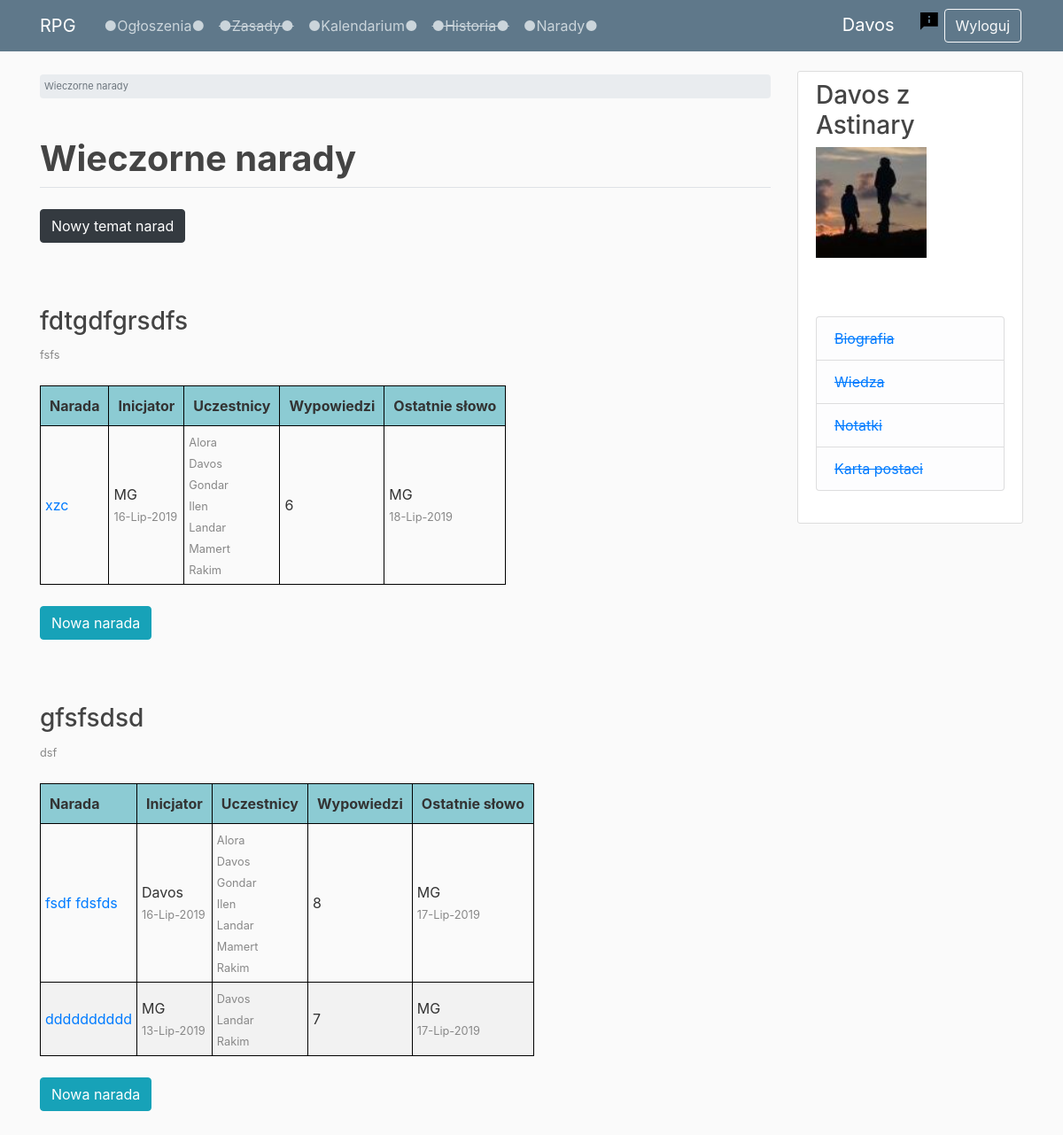
The page /forum/ (signed in) on the database its author committed.
### users/models.py (models this page shows, shortened)
class Profile(models.Model):
    user = models.OneToOneField(User, on_delete=models.CASCADE)
    image = models.ImageField(default='default.jpg', upload_to='profile_pics')
    character_name = models.CharField(max_length=50, default='')
    character_status = models.CharField(max_length=20, choices=STATUS, default='npc')
    class Meta:
        ordering = ['character_status', 'character_name']

### forum/models.py (models this page shows, shortened)
class Board(models.Model):
    title = models.CharField(max_length=50, unique=True)
    slug = models.SlugField(max_length=50, unique=True, blank=True)
    date_created = models.DateTimeField(auto_now_add=True)
    date_updated = models.DateTimeField(auto_now=True)
    description = models.CharField(max_length=100)
    class Meta:
        ordering = ['-date_updated']

class Topic(models.Model):
    topic_name = models.CharField(max_length=100, unique=True)
    slug = models.SlugField(max_length=50, unique=True, blank=True)
    date_created = models.DateTimeField(auto_now_add=True)
    date_updated = models.DateTimeField(auto_now=True)
    board = models.ForeignKey(Board, related_name='topics', on_delete=models.CASCADE)
    starter = models.ForeignKey(User, related_name='topics', on_delete=models.CASCADE)
    allowed_profiles = models.ManyToManyField(to=Profile, related_name='allowed_topics',
                                              limit_choices_to=
                                              Q(character_status='active_player') |
                                              Q(character_status='inactive_player') |
                                              Q(character_status='living_npc')
                                              )
    def get_absolute_url(self):
        return reverse('topic', kwargs={'board_slug': self.board.slug, 'topic_slug': self.slug})    # another way
    class Meta:
        ordering = ['-date_updated']

### forum/views.py (the view)
# urls.py: path('', forum_view, name='forum'),
@login_required
def forum_view(request):
    boards_list = Board.objects.all()
    topics_list = Topic.objects.all()
    topics_with_last_post_date_dict = {topic: topic.posts.all().aggregate(Max('date_posted'))['date_posted__max']
                                       for topic in topics_list}
    topics_with_last_active_user_dict = {}
    for topic in topics_list:
        last_post = topic.posts.filter(date_posted=topics_with_last_post_date_dict[topic])
        topics_with_last_active_user_dict[topic] = last_post[0].author.profile.character_name if last_post else ''
    boards_with_allowed_profiles_dict = {}
    for board in boards_list:
        allowed_profiles = ''
        for topic in board.topics.all():
            for profile in topic.allowed_profiles.all():
                if profile.character_name not in allowed_profiles:
                    allowed_profiles += profile.character_name + ', '
        boards_with_allowed_profiles_dict[board] = allowed_profiles
    context = {
        'page_title': 'Wieczorne narady',
        'boards_list': boards_list,
        'topics_with_last_post_date_dict': topics_with_last_post_date_dict,
        'topics_with_last_active_user_dict': topics_with_last_active_user_dict,
        'boards_with_allowed_profiles_dict': boards_with_allowed_profiles_dict
    }
    return render(request, 'forum/forum.html', context)

### forum/templatetags/custom_filters.py (called while the page is built)
@register.filter
def dict_lookup(dict_, index):
    if index in dict_:
        return dict_[index]
    return ''

@register.filter
def get_first_word(text):
    return text.split(' ', 1)[0]

### forum/templates/forum/forum.html
{% extends 'base.html' %}
{% load custom_filters %}
{% block breadcrumb %}
    <li class="breadcrumb-item active">Wieczorne narady</li>
{% endblock breadcrumb %}
{% block content %}
    <br>
    {% if request.user.profile.character_name == '' %}
        <p><a href="/users/profile">Uzupełnij imię postaci, aby móc uczestniczyć w naradach!</a></p>
    {% else %}
        <div class="mb-4">
            <a href="{% url 'create_board' %}" class="btn btn-dark">Nowy temat narad</a>
        </div><br><br>
        {% for board in boards_list %}
            {% if request.user.profile.character_name in boards_with_allowed_profiles_dict|dict_lookup:board or request.user.profile.character_status == 'gm' %}
                <h3>{{ board.title }}</h3>
                {% if board.description %}
                    <small>{{ board.description }}</small> <br>
                {% endif %}<br>
                <table class="forum">
                    <thead>
                        <tr>
                            <th>Narada</th>
                            <th>Inicjator</th>
                            <th>Uczestnicy</th>
                            <th>Wypowiedzi</th>
                            <th>Ostatnie słowo</th>
                        </tr>
                    </thead>
                    <tbody>
                    {% for topic in board.topics.all %}
                        {% if request.user.profile in topic.allowed_profiles.all or request.user.profile.character_status == 'gm' %}
                            <tr>
                                <td>
                                    <a href="{{ topic.get_absolute_url }}">{{ topic.topic_name }}</a>
                                </td>
                                <td>
                                    {{ topic.starter.profile.character_name|get_first_word  }}<br>
                                    <small>{{ topic.date_created|date:'d-M-Y' }}</small>
                                </td>
                                <td>
                                    {% for profile in topic.allowed_profiles.all %}
                                        {% if profile.character_status != 'gm' %}
                                            <small>{{ profile.character_name|get_first_word }}</small><br>
                                        {% endif %}
                                    {% endfor %}
                                </td>
                                <td>{{ topic.posts.count }}</td>
                                <td>
                                    {{ topics_with_last_active_user_dict|dict_lookup:topic|get_first_word }}<br>
                                    <small>{{ topics_with_last_post_date_dict|dict_lookup:topic|date:'d-M-Y' }}</small>
                                </td>
                            </tr>
                        {% endif %}
                    {% endfor %}
                    </tbody>
                </table>
                <br>
                <div class="mb-4">
                    <a href="{% url 'create_topic' board.slug %}" class="btn btn-info">Nowa narada</a>
                </div><br><br>
            {% endif %}
        {% endfor %}
    {% endif %}
{% endblock content %}

### templates/navbar.html
{% load custom_filters %}
{% load static %}
<header class="site-header">
    <nav class="navbar navbar-expand-md navbar-dark bg-steel fixed-top">
        <div class="container">
            <title class="navbar-brand mr-4">RPG</title>
            <div class="collapse navbar-collapse" id="navbarToggle">
            <div class="navbar-nav mr-auto">
                <a class="nav-item nav-link" href="{% url 'news-list' %}">●Ogłoszenia●</a>
                <a class="nav-item nav-link" href="#"><strike>●Zasady●</strike></a>
                <a class="nav-item nav-link" href="{% url 'timeline' %}">●Kalendarium●</a>
                <a class="nav-item nav-link" href="#"><strike>●Historia●</strike></a>
                <a class="nav-item nav-link" href="{% url 'forum' %}">●Narady●</a>
            </div>
            <div class="navbar-nav">
                {% if user.is_authenticated %}
                    {% if user.profile.character_name != '' %}
                        <a class="navbar-brand mr-4" href="/users/profile">{{ user.profile.character_name|get_first_word }}</a>
                        <a href="{% url 'report'  %}"><img src="{% static 'img/report.png' %}" class="report-img"></a>
                    {% else %}
                        <a class="navbar-brand mr-4" href="/users/profile">Profil</a>
                    {% endif %}
                    <a class="btn btn-outline-light btn-space" href="{% url 'logout' %}">Wyloguj</a>
                {% else %}
                    <a class="btn btn-outline-light btn-space" href="{% url 'register' %}">Nowa postać</a>
                    <a class="btn btn-outline-light btn-space" href="{% url 'login' %}">Zaloguj</a>
                {% endif %}
            </div>
          </div>
        </div>
    </nav>
</header>

### templates/sidebar.html
{% if user.is_authenticated %}
<div class="col-md-3">
    <div class="content-section">
        <h3>{{ user.profile.character_name }}</h3>
        <img class="account-img" src="{{ user.profile.image.url }}">
        <p class='text-muted'>
        <br>
        <ul class="list-group">
            <li class="list-group-item list-group-item-light"><a href="#"><strike>Biografia</strike></a></li>
            <li class="list-group-item list-group-item-light"><a href="#"><strike>Wiedza</strike></a></li>
            <li class="list-group-item list-group-item-light"><a href="#"><strike>Notatki</strike></a></li>
            <li class="list-group-item list-group-item-light"><a href="#"><strike>Karta postaci</strike></a></li>
        </ul>
        </p>
    </div>
</div>
{% endif %}

### static/css/main.css (style rules this page uses)
body { background: #fafafa; color: #333333; margin-top: 5rem; }
h1, h2, h3, h4, h5, h6 { color: #444444; }
ul { margin: 0; }
.bg-steel { background-color: #5f788a; }
.site-header .navbar-nav .nav-link { color: #cbd5db; }
.content-section { background: #ffffff; padding: 10px 20px; border: 1px solid #dddddd; border-radius: 3px; margin-bottom: 20px; }
.account-img { height: 125px; width: 125px; margin-right: 20px; margin-bottom: 16px; }
.btn-space { margin: 2px; }
.posts-and-news td, p { border: 0px; font-style: italic; font-weight: bold; vertical-align: top; padding: 5px; }
.report-img { display: block; height: auto; margin-left: auto; margin-right: auto; padding: 3px; text-align: center; }
small { color: #888; }
.forum tr:nth-child(even), .timeline tr:nth-child(even), .create-event tr:nth-child(even) { background-color: #f2f2f2; }
.forum th { background-color: #8CCBD3; border: 1px solid black; padding: 10px; }
.forum td { border: 1px solid black; padding: 5px; }

### rows shown on the page
Board: title "fdtgdfgrsdfs", description "fsfs"
Topic: topic_name "xzc", starter.profile.character_name|get_first_word "MG", date_created "16-Lip-2019", posts.count "6", id "MG", id "18-Lip-2019"
Profile: character_name|get_first_word "Alora"
Profile: character_name|get_first_word "Davos"
Profile: character_name|get_first_word "Gondar"
Profile: character_name|get_first_word "Ilen"
Profile: character_name|get_first_word "Landar"
Profile: character_name|get_first_word "Mamert"
Profile: character_name|get_first_word "Rakim"
Board: title "gfsfsdsd", description "dsf"
Topic: topic_name "fsdf fdsfds", starter.profile.character_name|get_first_word "Davos", date_created "16-Lip-2019", posts.count "8", id "MG", id "17-Lip-2019"
Topic: topic_name "dddddddddd", starter.profile.character_name|get_first_word "MG", date_created "13-Lip-2019", posts.count "7", id "MG", id "17-Lip-2019"

### other values the page prints
{{ user.profile.character_name|get_first_word }} "Davos"
{{ page_title }} "Wieczorne narady"
{{ user.profile.character_name }} "Davos z Astinary"
